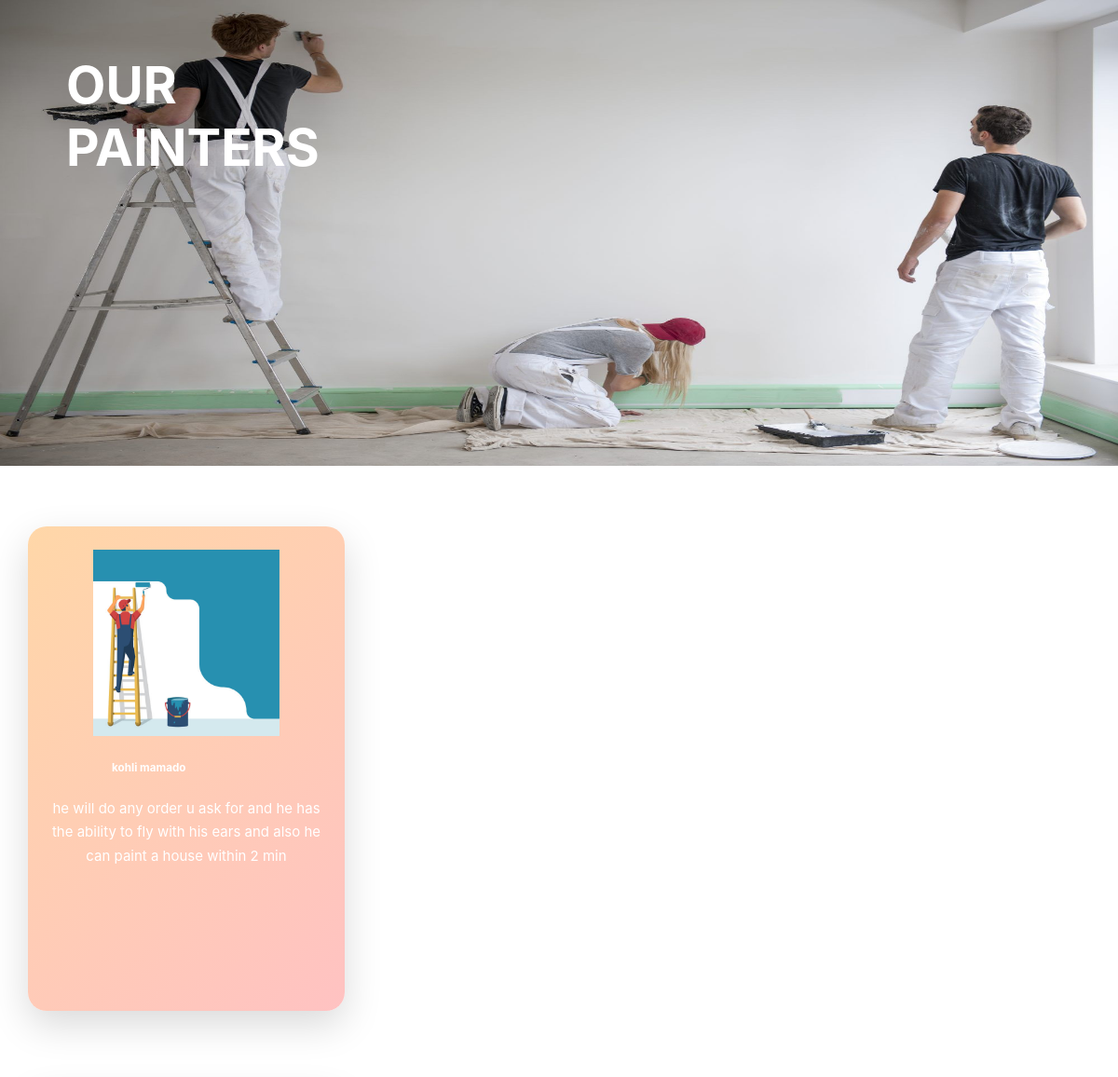
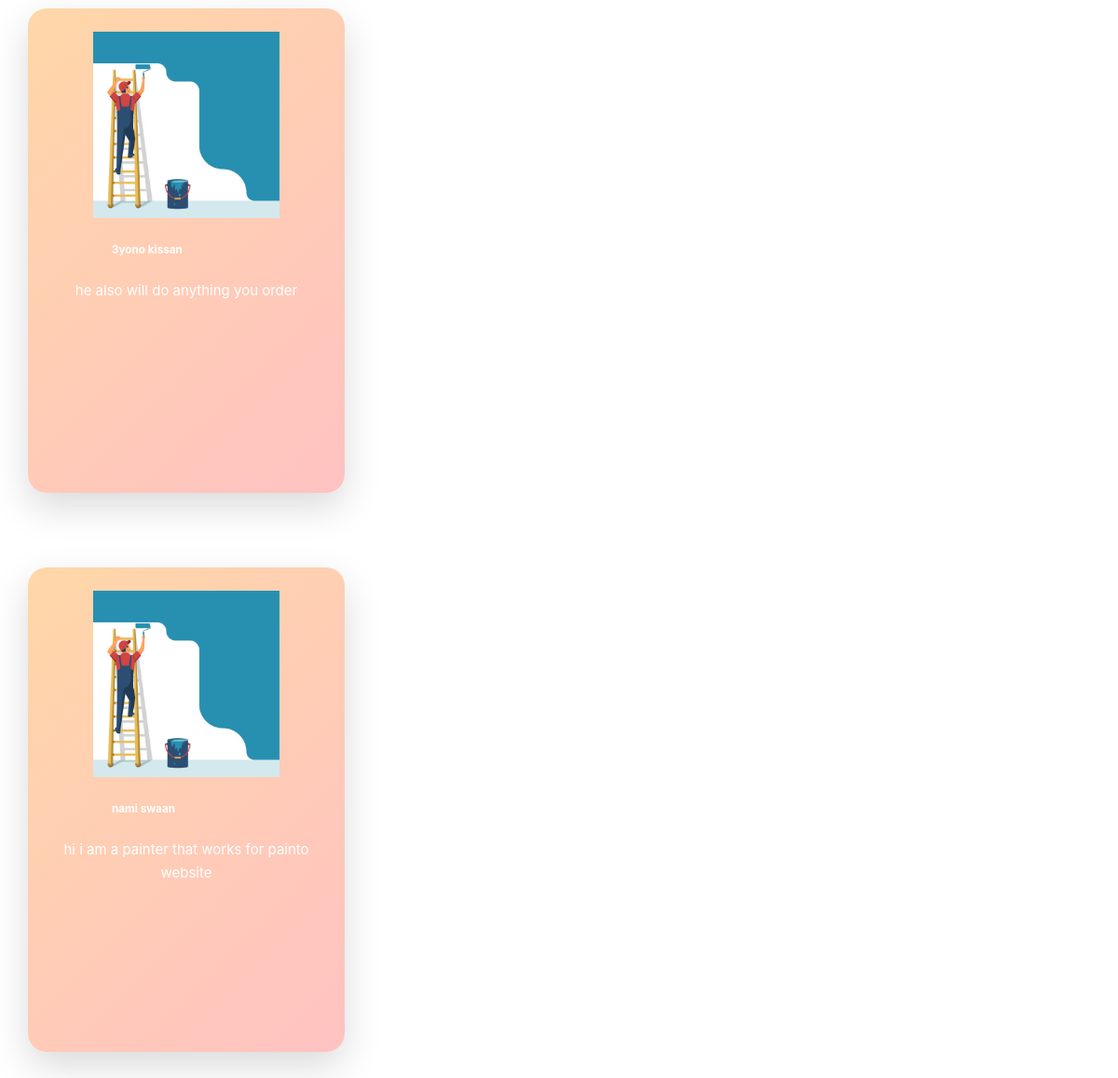
Screenshot of /painters.php with the database file from the repository (2 pictures, top to bottom).
### tables this page shows
CREATE TABLE `painter` (
  `painterId` int(11) NOT NULL,
  `reservationId` int(11) NOT NULL,
  `serviceId` int(11) NOT NULL,
  `firstName` varchar(254) DEFAULT NULL,
  `lastName` varchar(254) DEFAULT NULL,
  `picture` varchar(254) DEFAULT NULL,
  `description` varchar(254) DEFAULT NULL
);

### painters.php (the view, shortened to what this page needs)
<!DOCTYPE html>
<html lang="en">
<head>
    <link rel="stylesheet" href="painters.css">
    <link rel="stylesheet" href="css/style.css" />
</head>
<body>
    <header>
        <nav>
            <img src="assets/Hiring Professional House Painters_ Always Ask This Question About Your Cost Estimate.jpeg" id="headerimg">
            <h1 id="abtus">OUR PAINTERS</h1>
        </nav>
    </header>
    <main>
        <div id="card">
        <?php
      include './connection.php';
      $painter = "select * from painter ";
      $result = mysqli_query($conn ,$painter);
      while($row = mysqli_fetch_assoc($result) ){
     ?>
        <section class="section-plans" id="section-plans">
            <div class="row">
              <div class="col-1-of-3">
                <div class="card">
                  <div class="card__side card__side--front-1">
                    <div class="card__title card__title--1">
                     <img src="assets/painter.jpg" style="width: 200px; height: 200px; margin-top:30px; border;">
                    </div>
                    <div class="card__details">
                     <h3 id="pntr" style="margin-top:50px; margin-left: 70px; font-family:'Inter'; "><?php echo $row ['firstName'] ?> <?php echo $row ['lastName'] ?></h3>
                    </div>
                    <div class="card__details">
                        <p style="text-align: center; font-size: 15px "><?php echo $row ['description'] ?></p>
                    </div>
                  </div>
                  <div class="card__side card__side--back card__side--back-1">
                    <div class="card__cta">
                      <div class="card__price-box">
                        <p class="card__price-only">Shi daka d atay</p>
                        <p class="card__price-value">KITLI BATAL</p>
                      </div>
                      <a href="#popup" class="btn btn--white">Select</a>
                    </div>
                  </div>
                </div>
              </div>
          </section>
          <?php }?>
        </div>
    </main>
</body>
</html>

### painters.css (style rules this page uses)
* { margin: 0px; padding: 0px; }
#headerimg { position: absolute; width: 100%; height: 500px; left: 0px; top: 0px; }
#abtus { position: absolute; width: 287px; height: 67px; left: 71px; top: 58px; font-family: 'Inter'; font-style: normal; font-weight: 700; font-size: 55px; line-height: 67px; color: #FFFFFF; }
#card { margin-top: 500px; }
body { font-family: "Lato", sans-serif; font-weight: 400; line-height: 1.7; color: #fff; }
.btn, .btn:link, .btn:visited { text-transform: uppercase; text-decoration: none; padding: 1.5rem 4rem; display: inline-block; border-radius: 0.5rem; -webkit-transition: all 0.2s; transition: all 0.2s; position: relative; font-size: 1.6rem; border: none; cursor: pointer; }
.btn--white { background-color: #fff; color: #777; }
.btn--white::after { background-color: #fff; }
*, *::after, *::before { margin: 0; padding: 0; -webkit-box-sizing: inherit; box-sizing: inherit; }
html { font-size: 62.5%; }
body { -webkit-box-sizing: border-box; box-sizing: border-box; }
.section-plans { padding: 4rem 0 4rem 0; }
.card { -webkit-perspective: 150rem; perspective: 150rem; -moz-perspective: 150rem; position: relative; height: 52rem; }
.card__side { height: 52rem; -webkit-transition: all 0.8s ease; transition: all 0.8s ease; position: absolute; top: 0; left: 0; width: 100%; -webkit-backface-visibility: hidden; backface-visibility: hidden; border-radius: 20px; overflow: hidden; -webkit-box-shadow: 0 1.5rem 4rem rgba(0, 0, 0, 0.15); box-shadow: 0 1.5rem 4rem rgba(0, 0, 0, 0.15); }
.card__side--front-1 { background: linear-gradient(-45deg,#FFC2C2, #FFD7A8); }
.card__side--back { -webkit-transform: rotateY(180deg); transform: rotateY(180deg); }
.card__side--back-1 { background: linear-gradient(-45deg,#FFD7A8, #FFC2C2); }
.card__title { height: 20rem; padding: 4rem 2rem 2rem; display: -webkit-box; display: -ms-flexbox; display: flex; -webkit-box-orient: vertical; -webkit-box-direction: normal; -ms-flex-direction: column; flex-direction: column; -webkit-box-pack: center; -ms-flex-pack: center; justify-content: center; -webkit-box-align: center; -ms-flex-align: center; align-items: center; }
.card__details { padding: 0 2rem 2rem; }
.card__cta { position: absolute; top: 50%; left: 50%; -webkit-transform: translate(-50%, -50%); transform: translate(-50%, -50%); width: 90%; text-align: center; }
.card__price-box { text-align: center; color: #fff; margin-bottom: 8rem; }
.card__price-only { font-size: 1.4rem; text-transform: uppercase; }
.card__price-value { font-size: 6rem; font-weight: 100; }
.row { max-width: 114rem; margin: 0 auto; }
.row::after { content: ""; display: table; clear: both; }
.row [class^="col-"] { float: left; }
.row .col-1-of-3 { width: calc((100% - 2 * 6rem) / 3); }

### style.css (style rules this page uses)
* { padding: 0; margin: 0; list-style: none; text-decoration: none; }
body { font-family: -apple-system, BlinkMacSystemFont, "Segoe UI", Roboto, "Helvetica Neue", Arial, sans-serif; padding: 25px; }

### rows the page displays
painter: firstName "kohli", lastName "mamado", description "he will do any order u ask for and he has the ability to fly with his ears and also he can paint a house within 2 min"
painter: firstName "3yono", lastName "kissan", description "he also will do anything you order"
painter: firstName "nami", lastName "swaan", description "hi i am a painter that works for painto website"
